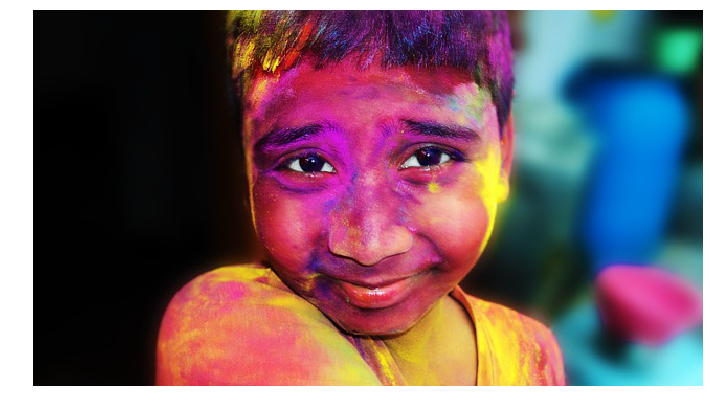
#> input picture Images/holi.png, 710 x 410 px, found by its file name
$ jupyter execute --allow-errors Image_Segmentation.ipynb
#> lines starting #> are read from the running program, lines starting #| are printed output that depends on the picture; after the words box and inside, x2 and y2 are one past the last pixel; in counts of white or black regions, pixels touching at a corner belong together
<a href="https://colab.research.google.com/github/Abhish777/Image-Augmentation-and-Segmentation/blob/master/Image_segmentation.ipynb" target="_parent"></a>

[cell 1]
import numpy as np
import cv2
import matplotlib.pyplot as plt

[cell 2]
originalImage = cv2.imread("/content/holi.png")
#> originalImage is the input picture: shape (410, 710, 3); mean B, G, R 102.9, 94.7, 117.4
originalImage = cv2.cvtColor(originalImage, cv2.COLOR_BGR2RGB)

Transforming the image

[cell 3]
reshapedImage = np.float32(originalImage.reshape(-1, 3))

Defining the number of cluster we want to find

[cell 4]
numberOfClusters = 2

stopCriteria = (cv2.TERM_CRITERIA_EPS + cv2.TERM_CRITERIA_MAX_ITER, 100, 0.1)

kmeans clustering algorithm. This will return us a list with the centroids and a list with all the pixels

[cell 5]
ret, labels, clusters = cv2.kmeans(reshapedImage, numberOfClusters, None, stopCriteria, 10, cv2.KMEANS_RANDOM_CENTERS)
#> ret = 3.05e+09; clusters = [[214, 165.3, 163.9], [37.27, 36.13, 52.26]]

clusters = np.uint8(clusters)
#> clusters = [[213, 165, 163], [37, 36, 52]]

intermediateImage = clusters[labels.flatten()]
clusteredImage = intermediateImage.reshape((originalImage.shape))
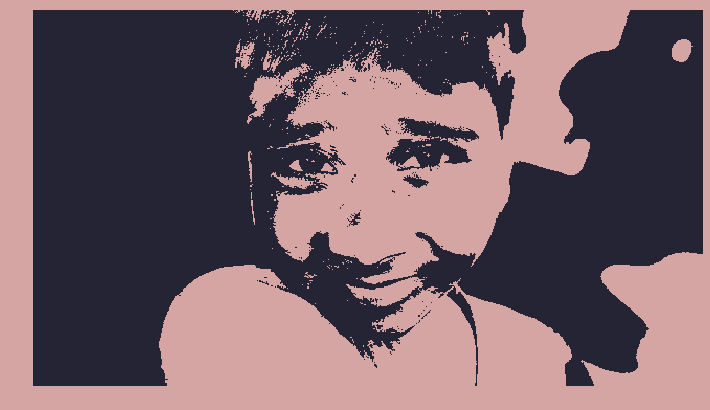
#> clusteredImage: shape (410, 710, 3); mean R, G, B 116.9, 94.5, 102.4

cv2.imwrite("clusteredImage.jpg", clusteredImage)
#> Out = True

# Canny edge detection in opencv

[cell 6]
# Remove 1 cluster from image and apply canny edge detection
removedCluster = 1

cannyImage = np.copy(originalImage).reshape((-1, 3))
cannyImage[labels.flatten() == removedCluster] = [0, 0, 0]

cannyImage = cv2.Canny(cannyImage,100,200).reshape(originalImage.shape)
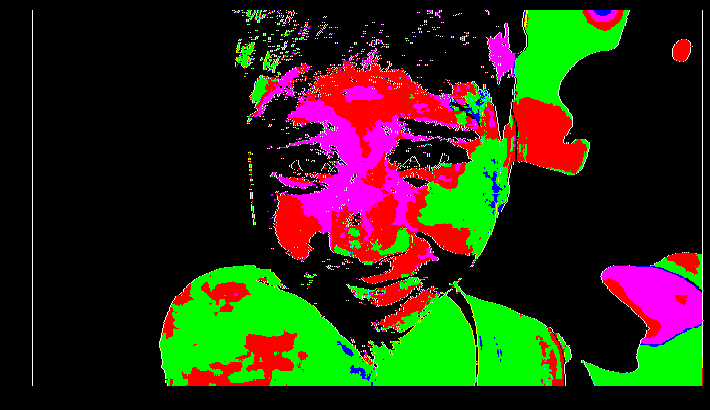
#> cannyImage: shape (410, 710, 3); mean R, G, B 42.4, 44.2, 18.9
cv2.imwrite("cannyImage.jpg", cannyImage)
#> Out = True

# Finding contours using opencv

[cell 7]
initialContoursImage = np.copy(cannyImage)
imgray = cv2.cvtColor(initialContoursImage, cv2.COLOR_BGR2GRAY)
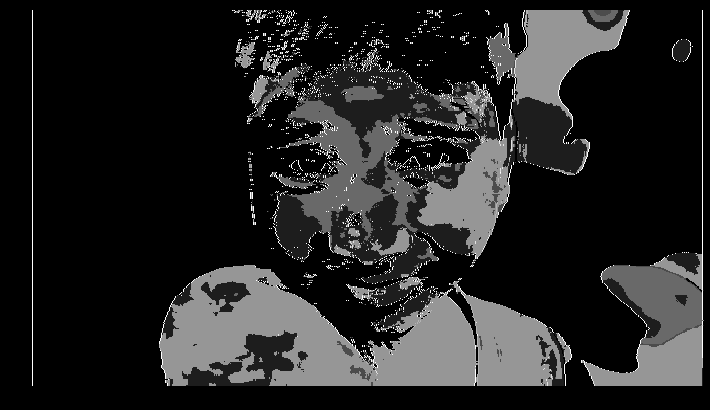
#> imgray: shape (410, 710); min 0, max 255, mean 36.5
_, thresh = cv2.threshold(imgray, 50, 255, 0)
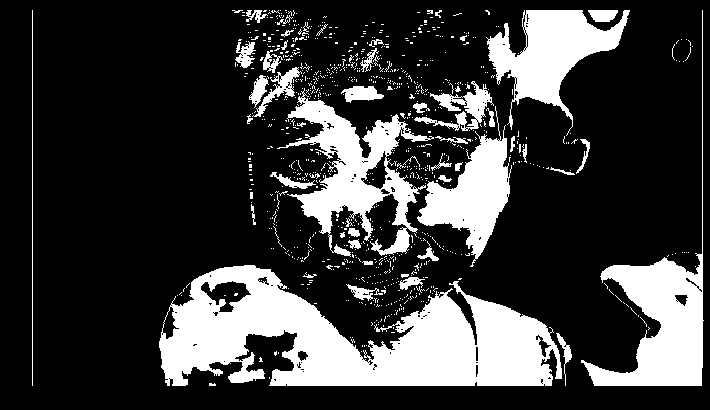
#> thresh: shape (410, 710); 23.1% white; 905 white regions (852 under 20 px)
contours, hierarchy = cv2.findContours(thresh, cv2.RETR_TREE, cv2.CHAIN_APPROX_SIMPLE)
#> contours = 1171 contours, 1118 with area under 20; largest, box (x1, y1, x2, y2) and area: (159, 265, 562, 386) 28003, (581, 10, 704, 386) 8726, (277, 88, 434, 257) 8418, (486, 10, 630, 136) 6928, (417, 106, 512, 267) 5401
cv2.drawContours(initialContoursImage, contours, -1, (0,0,255), cv2.CHAIN_APPROX_SIMPLE)
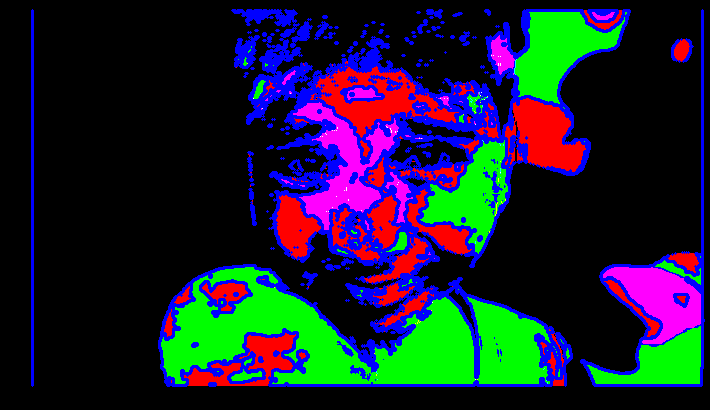
#> initialContoursImage: shape (410, 710, 3); 13.82% of pixels changed, all inside (x1, y1, x2, y2) = (31, 9, 705, 387)
cv2.imwrite("initialContoursImage.jpg", initialContoursImage)
#> Out = True

[cell 8]
cnt = contours[0]
#> cnt = [[209, 383], [209, 385], [215, 385], [215, 384], [214, 383], [213, 384], [212, 384], [211, 383]]
largest_area=0
index = 0
for contour in contours:
    if index > 0:
        area = cv2.contourArea(contour)
        if (area>largest_area):
            largest_area=area
            cnt = contours[index]
    index = index + 1
#> this loop made 1171 passes
#> (area, largest_area) on passes 13, 99: (143.5, 143.5), (181.5, 181.5)
#> after the loop, cnt = contour of 1005 points, box (x1, y1, x2, y2) (159, 265, 562, 386), area 28003; index = 1171; largest_area = 28003

biggestContourImage = np.copy(originalImage)
cv2.drawContours(biggestContourImage, [cnt], -1, (0,0,255), 3)
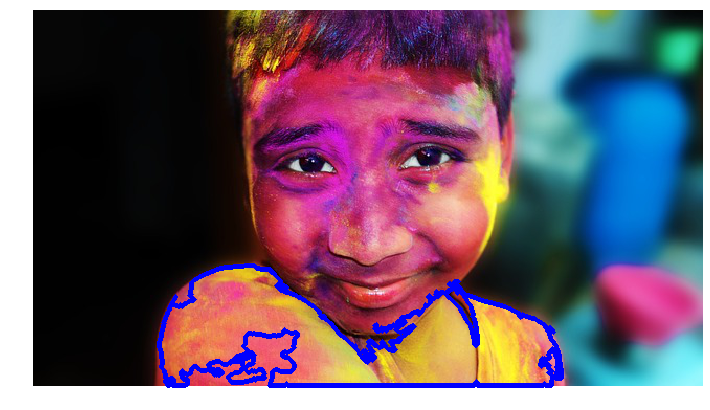
#> biggestContourImage: shape (410, 710, 3); mean R, G, B 111.5, 91.3, 107.5
cv2.imwrite("biggestContourImage.jpg", biggestContourImage)
#> Out = True

# Image quantification with k-means

Loading an Image

[cell 9]
from PIL import Image
I = Image.open("holi.png")

Transforming into numpy array

[cell 10]
a = np.asarray(I,dtype=np.float32)/255
plt.figure(figsize=(12,12))
plt.imshow(a)
plt.axis('off')
plt.show()

Counting number of pixels and colors

[cell 11]
w, h = I.size
#> w = 710; h = 410
colors = I.getcolors(w * h)
#> colors = 118709 items
num_colors = len(colors)
#> num_colors = 118709
num_pixels = w*h
#> num_pixels = 291100

print ('Number of pixels = ', num_pixels)
#| Number of pixels =  291100
print ('Number of colors = ', num_colors)
#| Number of colors =  118709

Re arranging the matrix to apply K-means

[cell 12]
x, y, z = a.shape
#> x = 410; y = 710; z = 4
print('a shape ', a.shape)
#| a shape  (410, 710, 4)

a1 = a.reshape(x*y, z)
print('a1 shape ', a1.shape)
#| a1 shape  (291100, 4)
